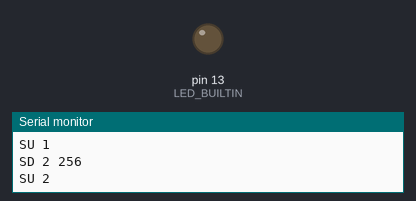
This sketch was run on a simulated Arduino Mega 2560, built with avr-gcc and run on an emulated ATmega2560. Shown: output pins drawn as LEDs (lit = HIGH), the last lines printed to the serial monitor.

Above: at 0.17 s.
At 39.52 s:
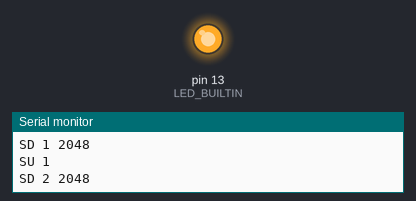
Timing chart, 0 to 40.0 s (numbered marks = the images above):
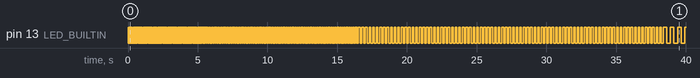

The sketch:

play_range_with_daisy_seed.ino
```cpp
/**************************************************************************************************
Play all the notes (a.k.a the range ) using the daisy seed.
The key down time, key up time and attack time vary between each range.
Info about the key played are sent to the Daisy Seed through serial line (and USB for
debug).
**************************************************************************************************/

/**** Constants ****/
#define NB_KEYS 85

/* Function called at startup */
void setup(void)
{
  // Configure serial com (USB to serial and serial line)
  Serial.begin(115200);
  Serial1.begin(115200);

  // Switch on the onboard LED
  pinMode(LED_BUILTIN, OUTPUT);
  digitalWrite(LED_BUILTIN, LOW);
}

/* Toggle the led state */
void toggle_led(void)
{
  static bool led_state = false;

  led_state = !led_state;

  if (led_state == true)
  {
    digitalWrite(LED_BUILTIN, HIGH);
  }
  else
  {
    digitalWrite(LED_BUILTIN, LOW);
  }
}

/* Function called regularly after setup */
void loop(void)
{
  unsigned long key_time_ms = 32; // Key up and down time.
  unsigned long attack_time = 256;
  bool key_time_going_down = false;
  bool attack_time_going_down = false;

  do
  {
    // Play the range
    for(unsigned char key_index=0; key_index<NB_KEYS; key_index++)
    {
      send_key_down_msg(key_index, attack_time);
      toggle_led();

      delay(key_time_ms);

      send_key_up_msg(key_index);
      toggle_led();

      delay(key_time_ms);
    }

    // Change of Key up and down time.
    if (key_time_going_down == true)
    {
        key_time_ms /= 2;
        if (key_time_ms <= 32)
        {
            key_time_going_down = false;
        }
    }
    else
    {
        key_time_ms *= 2;
        if (key_time_ms >= 16384)
        {
            key_time_going_down = true;
        }
    }

    // Change attack time.
    if (attack_time_going_down == true)
    {
        attack_time /= 2;
        if (attack_time <= 256)
        {
            attack_time_going_down = false;
        }
    }
    else
    {
        attack_time *= 2;
        if (attack_time >= 8192)
        {
            attack_time_going_down = true;
        }
    }

  } while(true);
}

/* Send the KEY_DOWN message on the UART Serial and Serial1 */
void send_key_down_msg(unsigned char key_index, unsigned long time)
{
        Serial.print("SD ");
        Serial.print(key_index);
        Serial.print(" ");
        Serial.print(time);
        Serial.println();

        Serial1.print("SD ");
        Serial1.print(key_index);
        Serial1.print(" ");
        Serial1.print(time);
        Serial1.println();
}

/* Send the KEY_UP message on the UART Serial and Serial1 */
void send_key_up_msg(unsigned char key_index)
{
        Serial.print("SU ");
        Serial.print(key_index);
        Serial.println();

        Serial1.print("SU ");
        Serial1.print(key_index);
        Serial1.println();
}
```

Measured:
- by itself, pin 13 (LED_BUILTIN): goes 85 × (HIGH 0.03 s, LOW 0.03 s), 85 × (HIGH 0.06 s, LOW 0.06 s), 85 × (HIGH 0.13 s, LOW 0.13 s), 3 × (HIGH 0.26 s, LOW 0.26 s), then HIGH
